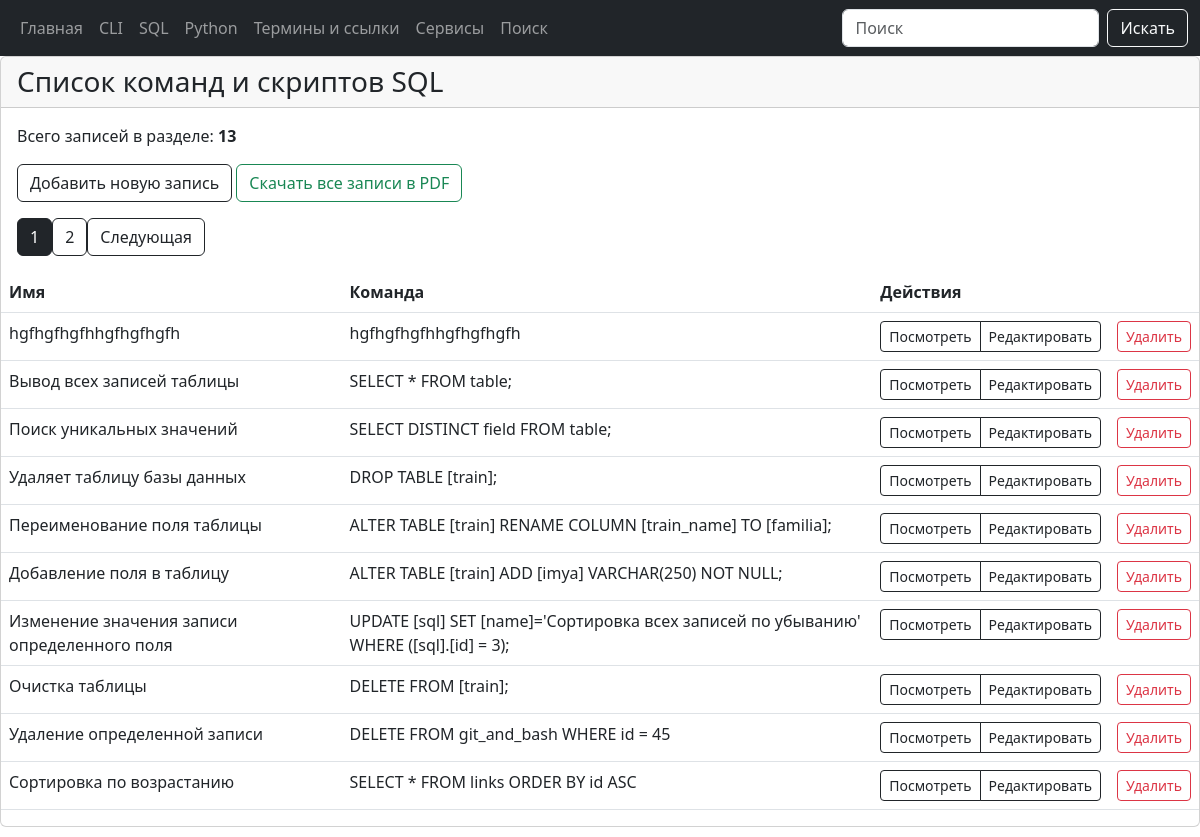
The app's page /sql, older data.
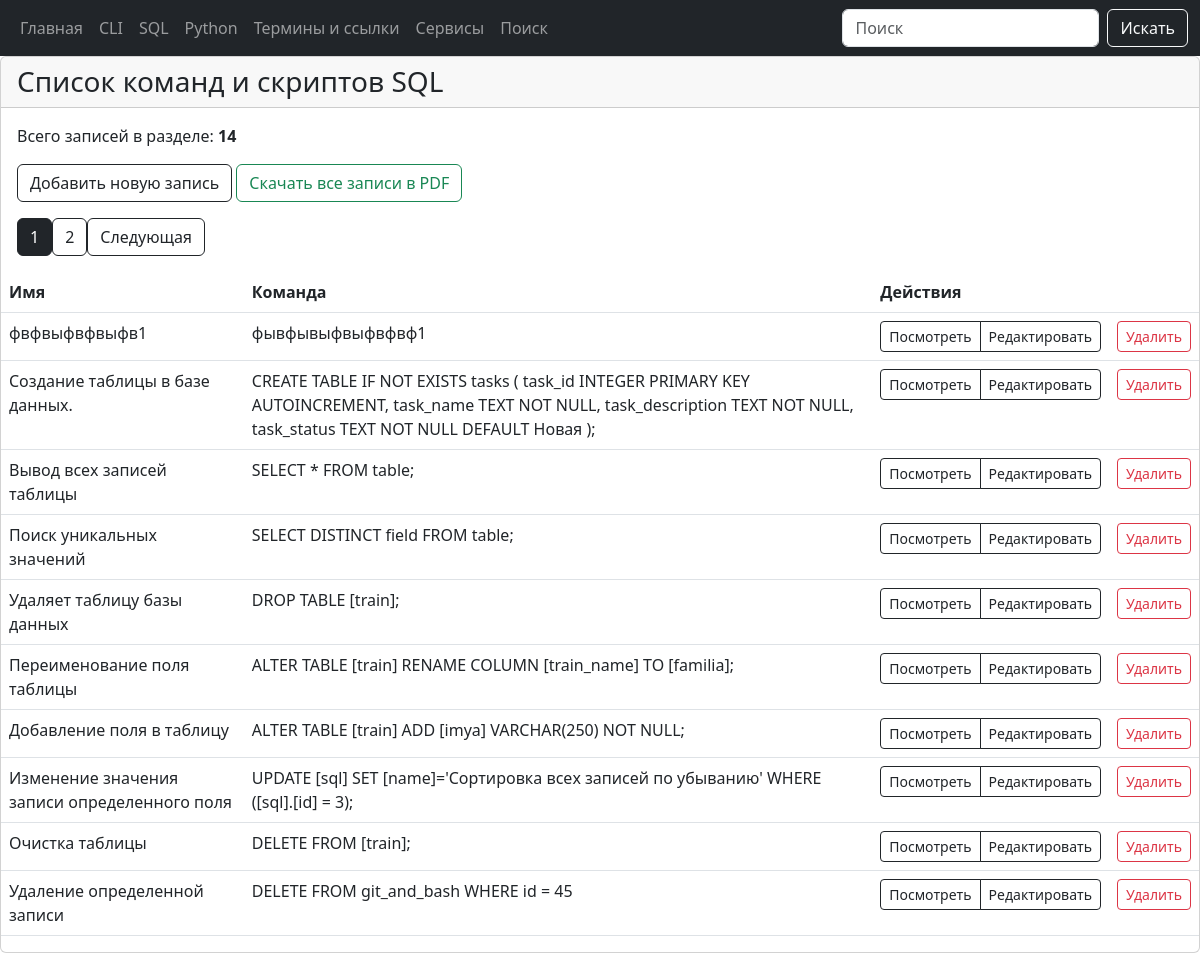
The same page, newer data.
### tables this page shows
CREATE TABLE "sql" (
  [sql_id] INTEGER PRIMARY KEY AUTOINCREMENT,
  [sql_name] TEXT NOT NULL,
  [sql_command] TEXT NOT NULL,
  [sql_date_add] TIMESTAMP DEFAULT CURRENT_TIMESTAMP,
  [sql_date_edit] TEXT
);

### modules/sql/sql_list_commands.py (the view)
@bp.route("/sql")
def sql_list_commands():
    page = request.args.get('page', 1, type=int)
    conn = connect.get_db_connection()
    count_row = conn.execute("SELECT COUNT(*) FROM sql").fetchone()
    if count_row and count_row[0] is not None:
         sql_list_count = int(count_row[0])
    else:
         sql_list_count = 0
    offset = (page - 1) * PER_PAGE
    sql_list = conn.execute(
        "SELECT * FROM sql ORDER BY 1 DESC LIMIT ? OFFSET ?",
        (PER_PAGE, offset)
    ).fetchall()
    conn.close()
    total_pages = (sql_list_count + PER_PAGE - 1) // PER_PAGE
    return render_template(
        "sql/sql_list_commands.html",
                           sql_list=sql_list,
                           sql_list_count=sql_list_count,
                           page=page,
                           total_pages=total_pages,
                           )

### modules/connect.py (called while the page is built)
def get_db_connection():
    db_path = os.path.join(BASE_DIR, '../database.db')
    conn = sqlite3.connect(db_path, timeout=30)
    conn.row_factory = sqlite3.Row
    return conn

### templates/sql/sql_list_commands.html (shortened to what this page needs)
{% extends "base.html" %}
{% block content %}
<div class="card mb-4">
    <div class="card-header h3">Список команд и скриптов SQL</div>
    <div class="card-body">
        <p class="card-text">Всего записей в разделе: <b>{{ sql_list_count }}</b></p>
        <p class="card-text">
            <a href="{{ url_for('add_sql_command.add_sql_command') }}" class="btn btn-outline-dark">
                    Добавить новую запись</a>
          <a href="{{ url_for('sql_list_commands.sql_download_pdf') }}" class="btn btn-outline-success">
              Скачать все записи в PDF
          </a>
        </p>
        <div class="pagination">
            {% for p in range(1, total_pages + 1) %}
            <a href="{{ url_for('sql_list_commands.sql_list_commands', page=p) }}"
                class="btn btn-outline-dark {% if p == page %}active{% endif %}">{{ p }}</a>
            {% endfor %}
            {% if page < total_pages %} <a href="{{ url_for('sql_list_commands.sql_list_commands', page=page+1) }}"
                class="btn btn-outline-dark">Следующая</a>
                {% endif %}
        </div>
    </div>
    <table class="table">
        <thead>
            <tr>
                <th>Имя</th>
                <th>Команда</th>
                <th colspan="2">Действия</th>
            </tr>
        </thead>
        <tbody>
            {% for item in sql_list %}
            <tr>
                <td>{{ item.sql_name }}</td>
                <td>{{ item.sql_command }}</td>
                <td>
                    <div class="btn-group" role="group" aria-label="Действия">
                        <a href="{{ url_for('get_post_sql_command.get_post_sql_command', sql_id=item.sql_id) }}"
                            class="btn btn-outline-dark btn-sm">
                            Посмотреть
                        </a>
                        <a href="{{ url_for('edit_sql_command.edit_sql_command', sql_id=item.sql_id) }}"
                            class="btn btn-outline-dark btn-sm">
                            Редактировать
                        </a>
                    </div>
                </td>
                <td>
                    <form action="{{ url_for('delete_sql_command.delete_sql_command', sql_id=item.sql_id) }}"
                        method="POST" class="d-inline">
                        <button type="submit" class="btn btn-outline-danger btn-sm"
                            onclick="return confirm('Вы точно уверены что хотите удалить запись?')">
                            Удалить
                        </button>
                    </form>
                </td>
            </tr>
            {% endfor %}
        </tbody>
    </table>
</div>
{% endblock %}

Row changes from the older to the newer data that the page shows:
removed sql: sql_name "hgfhgfhgfhhgfhgfhgfh", sql_command "hgfhgfhgfhhgfhgfhgfh"
no longer on this page (row unchanged): sql: sql_name "Сортировка по возрастанию", sql_command "SELECT * FROM links ORDER BY id ASC"
added sql: sql_name "фвфвыфвфвыфв1", sql_command "фывфывыфвыфвфвф1"
added sql: sql_name "Создание таблицы в базе данных.", sql_command "CREATE TABLE IF NOT EXISTS tasks ( task_id INTEGER PRIMARY KEY AUTOINCREMENT, task_name TEXT NOT NULL, task_description TEXT NOT NULL, task_status TEXT NOT NULL DEFAULT Новая );"
Text that changed along with them:
{{ sql_list_count }}: "13" → "14"
